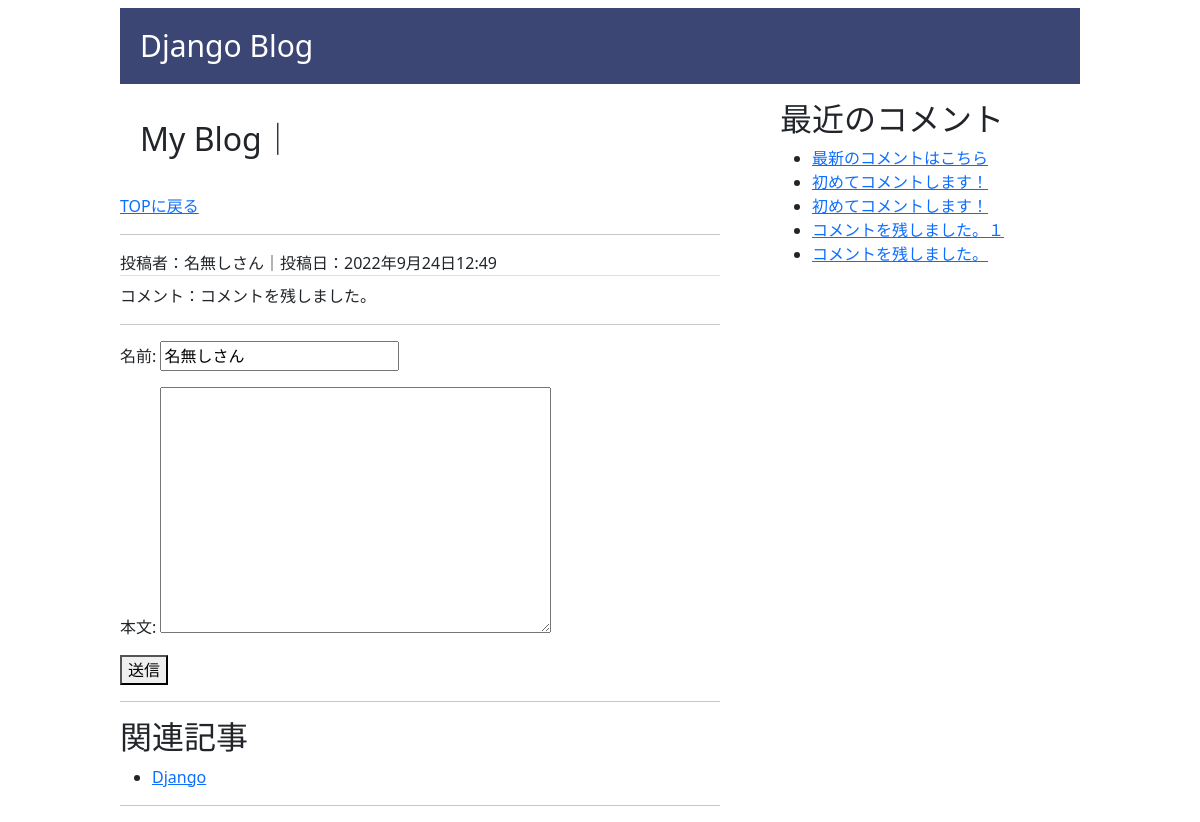
The app's page /detail/14/ with its own data.
### blog/models.py (models this page shows, shortened)
class Comment(models.Model):
    name = models.CharField('名前', max_length=255, default='名無しさん')
    text = models.TextField('本文')
    target = models.ForeignKey(BlogModel, on_delete=models.CASCADE, verbose_name='対象記事')
    created_at = models.DateTimeField('作成日', default=timezone.now)
    def __str__(self):
        return self.text[:20]

class BlogModel(models.Model):
    title = models.CharField(max_length=50, verbose_name='タイトル')
    body = models.TextField(verbose_name='本文')
    thumbnail = models.ImageField(verbose_name='サムネイル', blank=True, null=True) # サムネイル用のフィールドを用意
    post_datetime = models.DateTimeField(default=timezone.now, verbose_name='投稿日時')
    category = models.ForeignKey(Category, verbose_name='カテゴリー', on_delete=models.PROTECT, null=True, blank=True)
    tag = models.ManyToManyField(Tag, blank=True, verbose_name='タグ')
    relation_posts = models.ManyToManyField('self', verbose_name='関連記事', blank=True)

### blog/views.py (the view)
# urls.py: path('detail/<int:pk>/', views.detail, name='detail'),
def detail(request, pk):
    content = get_object_or_404(BlogModel, pk=pk)
    comments = Comment.objects.filter(target=pk)
    relation_post = BlogModel.objects.filter(relation_posts=pk)
    form = CommentCreateForm(request.POST or None)
    if form.is_valid():
        comment = form.save(commit=False)
        comment.target = content
        comment.save()
        return redirect('index')
    context = {
        'contents': content,
        'form': form,
        'comments': comments,
        'relation_post': relation_post,
    }
    return render(request, 'blog/detail.html', context)

### blog/forms.py
class CommentCreateForm(forms.ModelForm):
    class Meta:
        model = Comment
        exclude = ('target', 'created_at')

### blog/context_processors.py (called while the page is built)
def common(request):
    context = {
        'comment_list': Comment.objects.order_by("-created_at")[:5]
    }
    return context

### templates/blog/detail.html (shortened to what this page needs)
{% extends 'blog/base.html' %}
{% load static %}
{% block content %}
<h2 class="detail">{% block title %}My Blog｜{{ content.title }}{% endblock %}</h2>
<p>
  <a href="/">TOPに戻る</a>
</p>
{% for comment in comments %}
<hr>
<div class="border-bottom">投稿者：{{comment.name}}｜投稿日：{{ comment.created_at }}</div>
<div class="mt-2">コメント：{{ comment.text }}</div>
<hr>
{% empty %}
<hr>
コメントがありません。
<hr>
{% endfor %}
<form action="" method="POST">
  {{ form.as_p }}
  <button type="submit">送信</button>
</form>
<hr>
<h2 class="title">関連記事</h2>
{% for rel_post in relation_post %}
<ul>
  <li>
  <a href="{% url 'detail' pk=rel_post.pk %}">{{ rel_post.title }}</a>
  </li>
  </ul>
{% endfor %}
<hr>
{% endblock %}

### templates/blog/base.html (shortened to what this page needs)
{% load static %}
<!DOCTYPE html>
<html lang="ja">
  <head>
    <link href="https://cdn.jsdelivr.net/npm/bootstrap@5.0.2/dist/css/bootstrap.min.css" rel="stylesheet" />
    <link rel="stylesheet" href="{% static 'css/style.css' %}">
  </head>
  <body>
    <header>
      <h1><a href="/">Django Blog</a></h1>
    </header>
    <main>
      {% block content %}
      {% endblock %}
    </main>
    <aside>
      <h2>最近のコメント</h2>
      <ul>
        {% for comment in comment_list %}
            <li><a href="{% url 'detail' pk=comment.target.pk %}">{{ comment }}</a></li>
        {% endfor %}
    </ul>
    </aside>
  </body>
</html>

### blog/static/css/style.css (style rules this page uses)
h1 { background-color: #3b4675; font-size: 30px; color: white; padding: 20px; }
h1 a { color: white; text-decoration: none; }
.detail { padding: 20px; }

### templates/blog/base.html (style rules this page uses)
body { width: 1200px; margin: 0 auto; display: grid; grid-template-columns: 1fr 600px 60px 300px 1fr; grid-template-rows: [head] 100px [main side] auto; }
header { grid-column: 2 / -2; grid-row: head; align-self: center; }
main { grid-column: 2; grid-row: main; }
aside { grid-column: 4; grid-row: side; }

### records on screen
Comment: name "名無しさん", created_at "2022年9月24日12:49", text "コメントを残しました。"
BlogModel: title "Django"
Comment: text "最新のコメントはこちら"
Comment: text "初めてコメントします！"
Comment: text "初めてコメントします！"
Comment: text "コメントを残しました。１"
